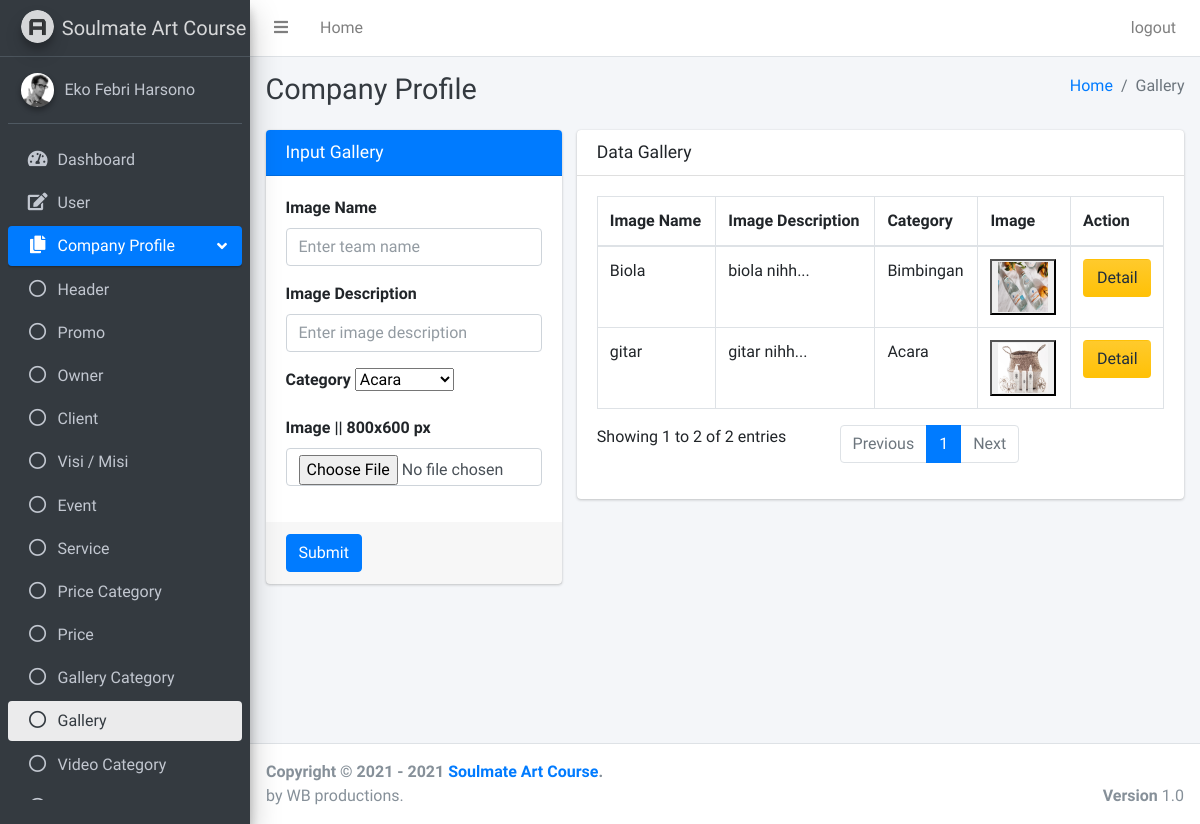
Before: /pages/companyProfile/gallery.php (signed in) with the older database file.
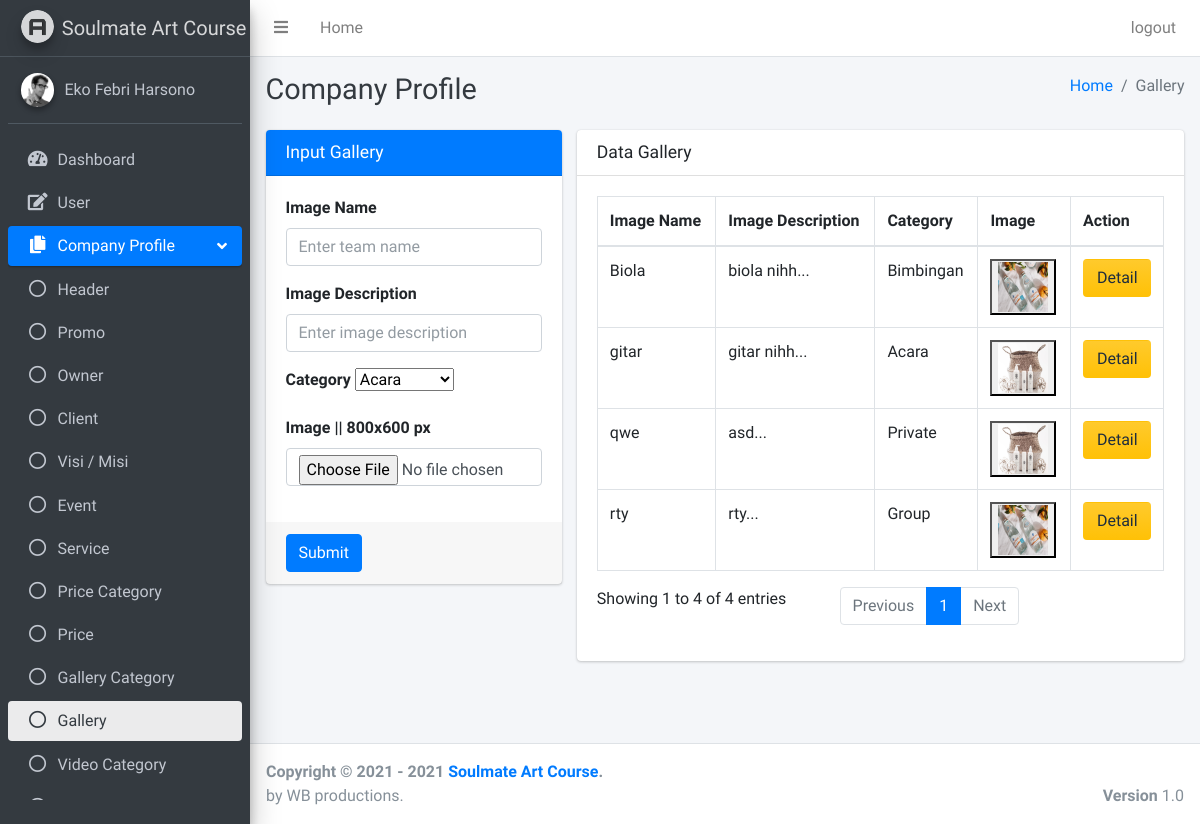
After: the same page with the newer database file.
### tables this page shows
CREATE TABLE `gallery` (
  `id_gallery` int(11) NOT NULL,
  `id_gallery_category` int(11) NOT NULL,
  `image_name` varchar(50) NOT NULL,
  `image_descriptions` text NOT NULL,
  `image` text NOT NULL
);

CREATE TABLE `gallery_category` (
  `id_gallery_category` int(11) NOT NULL,
  `category_name` varchar(50) NOT NULL
);

### php/format.php (called while the page is built, shortened)
<?php
function formatText50($text, $num_char = 50){
    return substr($text, 0, $num_char) . '...';
  }
?>

### pages/companyProfile/gallery.php (the view, shortened to what the changed rows need)
<?php
if ($_SESSION["id"] == null || $_SESSION["id"] == "") {
    header('Location: ../../login.php?status=4');
} else {
    include '../../php/format.php';
    $conn = OpenCon(); ?>
    <!DOCTYPE html>
    <html>
    <head>
        <link rel="stylesheet" href="../../plugins/fontawesome-free/css/all.min.css">
        <link rel="stylesheet" href="https://code.ionicframework.com/ionicons/2.0.1/css/ionicons.min.css">
        <link rel="stylesheet" href="../../plugins/sweetalert2-theme-bootstrap-4/bootstrap-4.min.css">
        <link rel="stylesheet" href="../../plugins/toastr/toastr.min.css">
        <link rel="stylesheet" href="../../dist/css/adminlte.min.css">
    </head>
    <body class="hold-transition sidebar-mini layout-fixed">
        <div class="wrapper">
            <?php include '../dashboard/navbar.php'; ?>
            <?php include '../sidebar/sidebarGallery.php'; ?>
            <div class="content-wrapper">
                <div class="content-header">
                    <div class="container-fluid">
                        <div class="row mb-2">
                            <div class="col-sm-6">
                                <h1 class="m-0 text-dark">Company Profile</h1>
                            </div>
                            <div class="col-sm-6">
                                <ol class="breadcrumb float-sm-right">
                                    <li class="breadcrumb-item"><a href="#">Home</a></li>
                                    <li class="breadcrumb-item active">Gallery</li>
                                </ol>
                            </div>
                        </div>
                    </div>
                </div>
                <section class="content">
                    <div class="container-fluid justify-content-center">
                        <div class="row">
                            <div class="col-md-4">
                                <div class="card card-primary">
                                    <div class="card-header">
                                        <h3 class="card-title">Input Gallery</h3>
                                    </div>
                                    <form role="form" enctype="multipart/form-data" method="POST" action="../../php/companyProfile/galleryActions.php">
                                        <div class="card-body">
                                            <div class="form-group">
                                                <label for="exampleInputEmail1">Image Name</label>
                                                <input type="text" class="form-control" name="image_name" placeholder="Enter team name" required>
                                            </div>
                                            <div class="form-group">
                                                <label for="exampleInputEmail1">Image Description</label>
                                                <input type="text" class="form-control" name="image_descriptions" placeholder="Enter image description" required>
                                            </div>
                                            <div class="form-group">
                                                <label for="exampleInputEmail1">Category</label>
                                                <select name="id_gallery_category" required>
                                                    <?php
                                                    $sql = "SELECT * FROM `gallery_category`";
                                                    $res = mysqli_query($conn, $sql);
                                                    while ($row = mysqli_fetch_array($res)) {
                                                    ?>
                                                        <option value="<?php echo $row['id_gallery_category']; ?>">
                                                            <?php echo $row['category_name']; ?></option>
                                                    <?php } ?>
                                                </select>
                                            </div>
                                            <div class="form-group">
                                                <label for="exampleInputEmail1">Image || 800x600 px</label>
                                                <input type="file" class="form-control" name="image" required>
                                            </div>
                                        </div>
                                        <div class="card-footer">
                                            <button type="submit" class="btn btn-primary" name="submitInsertGallery">Submit</button>
                                        </div>
                                    </form>
                                </div>
                            </div>
                            <div class="col-md-8">
                                <div class="card">
                                    <div class="card-header">
                                        <h3 class="card-title">Data Gallery</h3>
                                    </div>
                                    <div class="card-body">
                                        <?php
                                        $sql = "SELECT gallery.image_name,gallery.id_gallery, gallery.image_descriptions, gallery.image, gallery_category.category_name, gallery_category.id_gallery_category FROM `gallery` join gallery_category ON gallery.id_gallery_category = gallery_category.id_gallery_category";
                                        $res = mysqli_query($conn, $sql);
                                        ?>
                                        <table id="example2" class="table table-bordered table-hover">
                                            <thead>
                                                <tr>
                                                    <th>Image Name</th>
                                                    <th>Image Description</th>
                                                    <th>Category</th>
                                                    <th>Image</th>
                                                    <th>Action</th>
                                                </tr>
                                            </thead>
                                            <tbody>
                                                <?php while ($row = mysqli_fetch_array($res)) { ?>
                                                    <tr>
                                                        <td><?php echo $row['image_name']; ?></td>
                                                        <td><?php echo formatText50($row['image_descriptions']); ?></td>
                                                        <td><?php echo $row['category_name']; ?></td>
                                                        <td>
                                                            <button data-toggle="modal" data-target="#a<?php echo $row['id_gallery']; ?>">
                                                                <img style="width:50px;height:50px;" src="<?php echo $row['image']; ?>" alt="">
                                                            </button>
                                                        </td>
                                                        <td>
                                                            <button class="btn btn-block bg-gradient-warning" name="detail" data-toggle="modal" data-target="#b<?php echo $row['id_gallery']; ?>">Detail</button>
                                                        </td>
                                                    </tr>
                                                <?php } ?>
                                            </tbody>
                                        </table>
                                    </div>
                                </div>
                            </div>
                        </div>
                    </div>
                </section>
            </div>
            <?php include '../dashboard/footer.php'; ?>
        </div>
    </body>
    </html>
<?php } ?>

Changed rows visible on the page:
added gallery: image_name "qwe", image_descriptions "asd...", id_gallery_category.category_name "Private", image (picture)
added gallery: image_name "rty", image_descriptions "rty...", id_gallery_category.category_name "Group", image (picture)
Other visible differences:
text written by a page script: "Showing 1 to 2 of 2 entries Previous 1 Next" → "Showing 1 to 4 of 4 entries Previous 1 Next"
